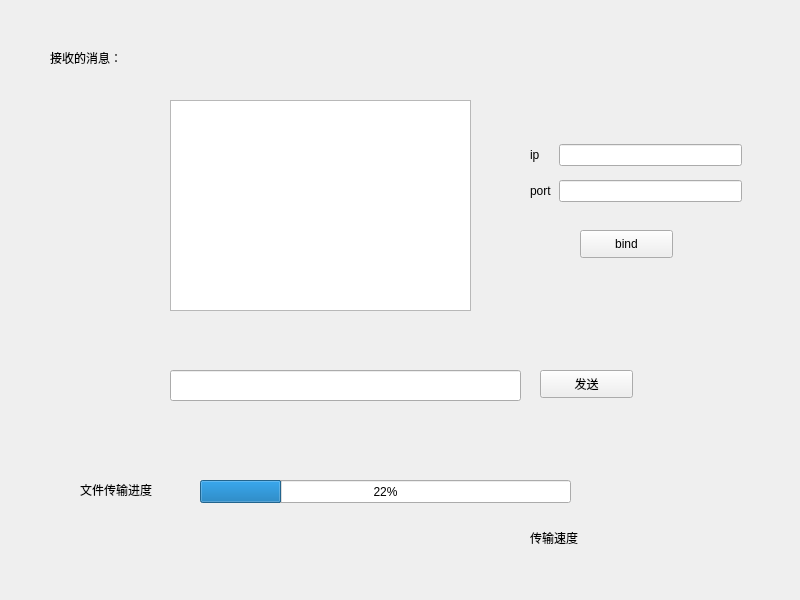
<?xml version="1.0" encoding="UTF-8"?>
<ui version="4.0">
 <class>Widget</class>
 <widget class="QWidget" name="Widget">
  <property name="geometry">
   <rect>
    <x>0</x>
    <y>0</y>
    <width>800</width>
    <height>600</height>
   </rect>
  </property>
  <property name="windowTitle">
   <string>学生端</string>
  </property>
  <widget class="QTextEdit" name="textEdit">
   <property name="geometry">
    <rect>
     <x>170</x>
     <y>100</y>
     <width>301</width>
     <height>211</height>
    </rect>
   </property>
  </widget>
  <widget class="QLabel" name="label">
   <property name="geometry">
    <rect>
     <x>50</x>
     <y>50</y>
     <width>121</width>
     <height>16</height>
    </rect>
   </property>
   <property name="text">
    <string>接收的消息：</string>
   </property>
  </widget>
  <widget class="QLineEdit" name="lineEdit">
   <property name="geometry">
    <rect>
     <x>170</x>
     <y>370</y>
     <width>351</width>
     <height>31</height>
    </rect>
   </property>
  </widget>
  <widget class="QPushButton" name="pushButton">
   <property name="geometry">
    <rect>
     <x>540</x>
     <y>370</y>
     <width>93</width>
     <height>28</height>
    </rect>
   </property>
   <property name="text">
    <string>发送</string>
   </property>
  </widget>
  <widget class="QWidget" name="gridLayoutWidget">
   <property name="geometry">
    <rect>
     <x>530</x>
     <y>130</y>
     <width>212</width>
     <height>86</height>
    </rect>
   </property>
   <layout class="QGridLayout" name="gridLayout">
    <property name="horizontalSpacing">
     <number>7</number>
    </property>
    <property name="verticalSpacing">
     <number>0</number>
    </property>
    <item row="1" column="0">
     <widget class="QLabel" name="label_3">
      <property name="text">
       <string>port</string>
      </property>
     </widget>
    </item>
    <item row="0" column="0">
     <widget class="QLabel" name="label_2">
      <property name="text">
       <string>ip</string>
      </property>
     </widget>
    </item>
    <item row="0" column="1">
     <widget class="QLineEdit" name="ipEdit"/>
    </item>
    <item row="1" column="1">
     <widget class="QLineEdit" name="portEdit"/>
    </item>
   </layout>
  </widget>
  <widget class="QPushButton" name="bindButton">
   <property name="geometry">
    <rect>
     <x>580</x>
     <y>230</y>
     <width>93</width>
     <height>28</height>
    </rect>
   </property>
   <property name="text">
    <string>bind</string>
   </property>
  </widget>
  <widget class="QProgressBar" name="fileTranProgress">
   <property name="geometry">
    <rect>
     <x>200</x>
     <y>480</y>
     <width>371</width>
     <height>23</height>
    </rect>
   </property>
   <property name="sizePolicy">
    <sizepolicy hsizetype="Expanding" vsizetype="Fixed">
     <horstretch>0</horstretch>
     <verstretch>0</verstretch>
    </sizepolicy>
   </property>
   <property name="toolTip">
    <string>接收进度</string>
   </property>
   <property name="value">
    <number>22</number>
   </property>
  </widget>
  <widget class="QLabel" name="label_4">
   <property name="geometry">
    <rect>
     <x>80</x>
     <y>480</y>
     <width>111</width>
     <height>20</height>
    </rect>
   </property>
   <property name="text">
    <string>文件传输进度</string>
   </property>
  </widget>
  <widget class="QLabel" name="labelSpeed">
   <property name="geometry">
    <rect>
     <x>530</x>
     <y>530</y>
     <width>72</width>
     <height>15</height>
    </rect>
   </property>
   <property name="text">
    <string>传输速度</string>
   </property>
  </widget>
 </widget>
 <resources/>
 <connections/>
</ui>
